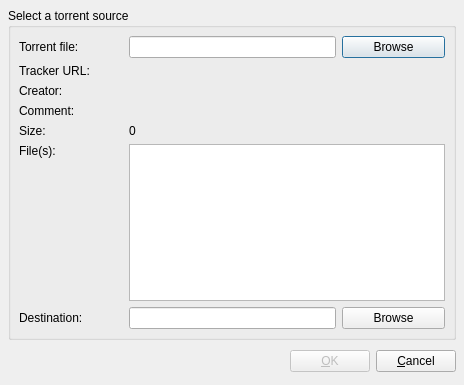
<?xml version="1.0" encoding="UTF-8"?>
<ui version="4.0">
 <class>AddTorrentFile</class>
 <widget class="QDialog" name="AddTorrentFile">
  <property name="geometry">
   <rect>
    <x>0</x>
    <y>0</y>
    <width>464</width>
    <height>385</height>
   </rect>
  </property>
  <property name="windowTitle">
   <string>Add a torrent</string>
  </property>
  <property name="sizeGripEnabled">
   <bool>false</bool>
  </property>
  <property name="modal">
   <bool>true</bool>
  </property>
  <layout class="QVBoxLayout">
   <property name="spacing">
    <number>6</number>
   </property>
   <property name="margin" stdset="0">
    <number>8</number>
   </property>
   <item>
    <widget class="QGroupBox" name="groupBox">
     <property name="title">
      <string>Select a torrent source</string>
     </property>
     <layout class="QGridLayout">
      <property name="margin" stdset="0">
       <number>8</number>
      </property>
      <property name="spacing">
       <number>6</number>
      </property>
      <item row="6" column="0">
       <widget class="QLabel" name="label_4">
        <property name="text">
         <string>Destination:</string>
        </property>
       </widget>
      </item>
      <item row="0" column="1" colspan="2">
       <widget class="QLineEdit" name="torrentFile"/>
      </item>
      <item row="1" column="0">
       <widget class="QLabel" name="label_2">
        <property name="text">
         <string>Tracker URL:</string>
        </property>
       </widget>
      </item>
      <item row="0" column="3">
       <widget class="QPushButton" name="browseTorrents">
        <property name="text">
         <string>Browse</string>
        </property>
        <property name="default">
         <bool>true</bool>
        </property>
       </widget>
      </item>
      <item row="5" column="0">
       <widget class="QLabel" name="label_5">
        <property name="text">
         <string>File(s):</string>
        </property>
        <property name="alignment">
         <set>Qt::AlignmentFlag::AlignLeading|Qt::AlignmentFlag::AlignLeft|Qt::AlignmentFlag::AlignTop</set>
        </property>
       </widget>
      </item>
      <item row="4" column="0">
       <widget class="QLabel" name="label_3">
        <property name="text">
         <string>Size:</string>
        </property>
       </widget>
      </item>
      <item row="2" column="0">
       <widget class="QLabel" name="label_6">
        <property name="text">
         <string>Creator:</string>
        </property>
       </widget>
      </item>
      <item row="5" column="1" colspan="3">
       <widget class="QTextEdit" name="torrentContents">
        <property name="focusPolicy">
         <enum>Qt::FocusPolicy::NoFocus</enum>
        </property>
        <property name="tabChangesFocus">
         <bool>true</bool>
        </property>
        <property name="lineWrapMode">
         <enum>QTextEdit::LineWrapMode::NoWrap</enum>
        </property>
        <property name="readOnly">
         <bool>true</bool>
        </property>
       </widget>
      </item>
      <item row="6" column="1" colspan="2">
       <widget class="QLineEdit" name="destinationFolder">
        <property name="focusPolicy">
         <enum>Qt::FocusPolicy::StrongFocus</enum>
        </property>
       </widget>
      </item>
      <item row="1" column="1" colspan="3">
       <widget class="QLabel" name="announceUrl">
        <property name="text">
         <string>&lt;none&gt;</string>
        </property>
       </widget>
      </item>
      <item row="0" column="0">
       <widget class="QLabel" name="label">
        <property name="text">
         <string>Torrent file:</string>
        </property>
       </widget>
      </item>
      <item row="6" column="3">
       <widget class="QPushButton" name="browseDestination">
        <property name="text">
         <string>Browse</string>
        </property>
       </widget>
      </item>
      <item row="3" column="0">
       <widget class="QLabel" name="label_7">
        <property name="text">
         <string>Comment:</string>
        </property>
       </widget>
      </item>
      <item row="3" column="1" colspan="3">
       <widget class="QLabel" name="commentLabel">
        <property name="text">
         <string>&lt;none&gt;</string>
        </property>
       </widget>
      </item>
      <item row="2" column="1" colspan="3">
       <widget class="QLabel" name="creatorLabel">
        <property name="text">
         <string>&lt;none&gt;</string>
        </property>
       </widget>
      </item>
      <item row="4" column="1" colspan="3">
       <widget class="QLabel" name="sizeLabel">
        <property name="text">
         <string>0</string>
        </property>
       </widget>
      </item>
     </layout>
     <widget class="QWidget" name="widget" native="true">
      <property name="geometry">
       <rect>
        <x>10</x>
        <y>40</y>
        <width>364</width>
        <height>33</height>
       </rect>
      </property>
     </widget>
    </widget>
   </item>
   <item>
    <layout class="QHBoxLayout">
     <property name="spacing">
      <number>6</number>
     </property>
     <property name="margin" stdset="0">
      <number>0</number>
     </property>
     <item>
      <spacer>
       <property name="orientation">
        <enum>Qt::Orientation::Horizontal</enum>
       </property>
       <property name="sizeHint" stdset="0">
        <size>
         <width>131</width>
         <height>31</height>
        </size>
       </property>
      </spacer>
     </item>
     <item>
      <widget class="QPushButton" name="okButton">
       <property name="enabled">
        <bool>false</bool>
       </property>
       <property name="text">
        <string>&amp;OK</string>
       </property>
      </widget>
     </item>
     <item>
      <widget class="QPushButton" name="cancelButton">
       <property name="text">
        <string>&amp;Cancel</string>
       </property>
      </widget>
     </item>
    </layout>
   </item>
  </layout>
 </widget>
 <tabstops>
  <tabstop>torrentFile</tabstop>
  <tabstop>browseTorrents</tabstop>
  <tabstop>torrentContents</tabstop>
  <tabstop>destinationFolder</tabstop>
  <tabstop>browseDestination</tabstop>
  <tabstop>okButton</tabstop>
  <tabstop>cancelButton</tabstop>
 </tabstops>
 <resources/>
 <connections>
  <connection>
   <sender>okButton</sender>
   <signal>clicked()</signal>
   <receiver>AddTorrentFile</receiver>
   <slot>accept()</slot>
   <hints>
    <hint type="sourcelabel">
     <x>278</x>
     <y>253</y>
    </hint>
    <hint type="destinationlabel">
     <x>96</x>
     <y>254</y>
    </hint>
   </hints>
  </connection>
  <connection>
   <sender>cancelButton</sender>
   <signal>clicked()</signal>
   <receiver>AddTorrentFile</receiver>
   <slot>reject()</slot>
   <hints>
    <hint type="sourcelabel">
     <x>369</x>
     <y>253</y>
    </hint>
    <hint type="destinationlabel">
     <x>179</x>
     <y>282</y>
    </hint>
   </hints>
  </connection>
 </connections>
</ui>
